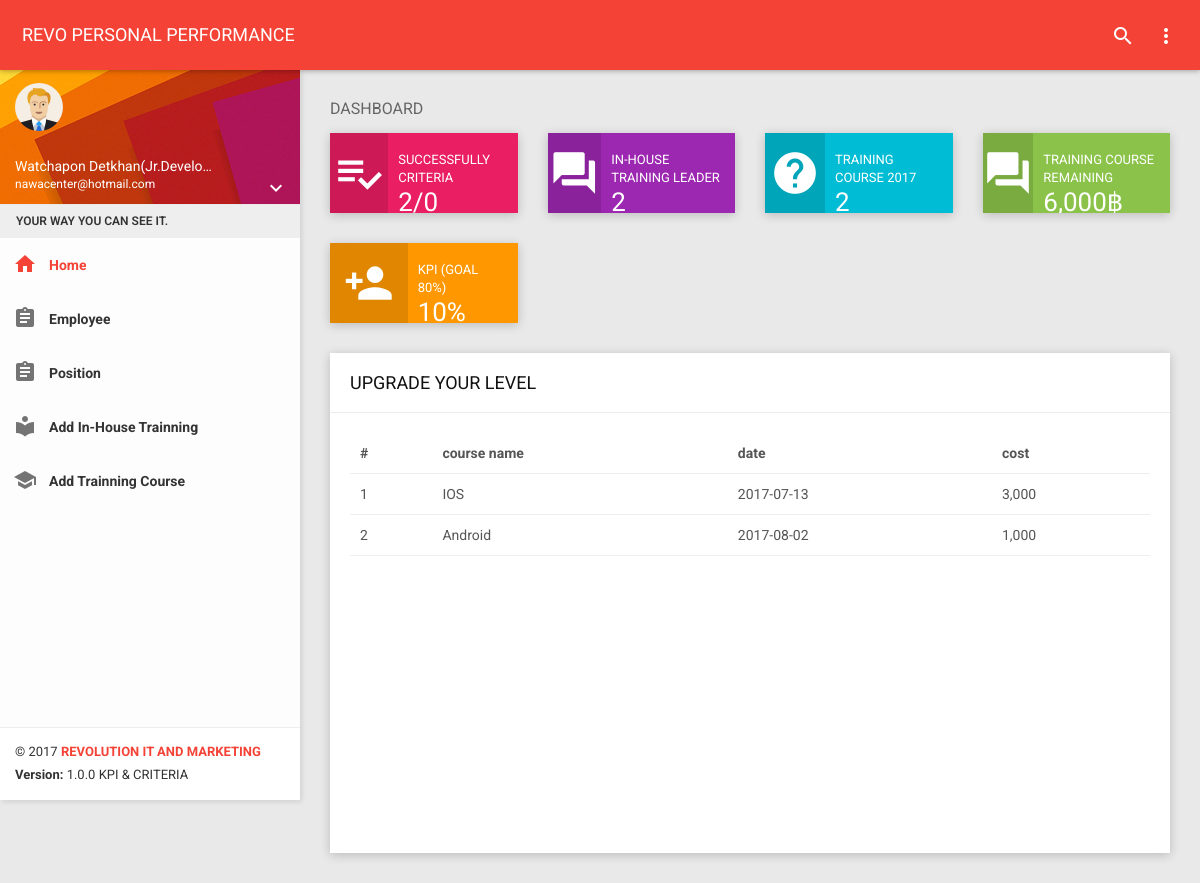
Screenshot of /dashboard.php?page=list_training_course (signed in) with the database file from the repository.
### tables this page shows
CREATE TABLE `train_course` (
  `train_course_id` int(6) NOT NULL,
  `train_course_name` varchar(200) DEFAULT NULL,
  `employee_id` int(4) DEFAULT NULL,
  `train_course_cost` int(4) DEFAULT NULL,
  `train_course_day` date DEFAULT NULL
);

### controller/dashboard.php (called while the page is built, shortened)
<?php
require_once("class/trainning.php");
$obj_trainning= new trainning;
 ?>

### controller/class/database.php (called while the page is built, shortened)
<?php
Class MyDatabase
{
  function MyDatabase()
  {
    $server="localhost";
    $user="root";
    $pass="000000";
    $database="kpi";
    $this->con=mysqli_connect($server,$user,$pass,$database);
  }
  function fncSelectRecord($strCondition)
  {
      $strSQL = "$strCondition";
      $objQuery =mysqli_query($this->con,$strSQL);
      if(!$objQuery){
        $num_rows =0;
      }else{
        $num_rows = mysqli_num_rows($objQuery);
      }
      $rowResult = array();
      if ($num_rows>0) {
        while($row =mysqli_fetch_assoc($objQuery)){
        $rowResult[] = $row;
      }
  }
    return   $rowResult;
  }
  function __destruct() {
      return mysqli_close($this->con);
    }
}
 ?>

### controller/class/trainning.php (called while the page is built, shortened)
<?php
require_once("database.php");
class trainning
{
public function listTrainningCourse()
{
  $year=date("Y");
  $employee_id = $_SESSION['employee_id'];
  $clsMyDB = new MyDatabase();
  $sqlCondition = "SELECT *  FROM train_course WHERE employee_id ='$employee_id' and year(train_course_day)='$year'";
  $objSelect = $clsMyDB->fncSelectRecord($sqlCondition);
  if(!$objSelect)
  {
  $data="No data";
  }
  else{
  $data=$objSelect;
  }
  return $data;
}
}
 ?>

### list_training_course.php (the view)
<?php
$data_list_trainning_course=$obj_trainning->listTrainningCourse();
$totaldata=count($data_list_trainning_course);
if($totaldata>0){
 ?>
 <div class="header">
     <h2>UPGRADE YOUR LEVEL</h2>
 </div>
 <div class="body">
  <div class="table-responsive">
      <table class="table table-hover dashboard-task-infos">
          <thead>
              <tr>
                  <th>#</th>
                  <th>course name</th>
                  <th>date</th>
                  <th>cost</th>
              </tr>
          </thead>
          <tbody>
          <?php
          for ($i=0; $i <$totaldata ; $i++) {
            ?>
            <tr>
                <td><?= ($i+1) ?></td>
                <td><?=$data_list_trainning_course[$i]["train_course_name"]?></td>
                <td><?=$data_list_trainning_course[$i]["train_course_day"]?></td>
                <td><div class="number"><?=number_format($data_list_trainning_course[$i]["train_course_cost"])?></div></td>
            </tr>
            <?php
          }
?>
          </tbody>
      </table>
  </div>
   </div>
  <?php
}else{
  echo "no data";
}
   ?>

### rows the page displays
train_course: train_course_name "IOS", train_course_day "2017-07-13", train_course_cost "3,000"
train_course: train_course_name "Android", train_course_day "2017-08-02", train_course_cost "1,000"

### other values shown
$_SESSION['name'] "Watchapon Detkhan"
$_SESSION['position_name'] "Jr.Develo…"
$_SESSION['username'] "nawacenter@hotmail.com"
$data_criteria "2"
$data_criteria_all "0"
$data_count_in_house "2"
$data_count_trainning_course "2"
$data_trainning_remaining "6,000"
$data_kpi "10"
